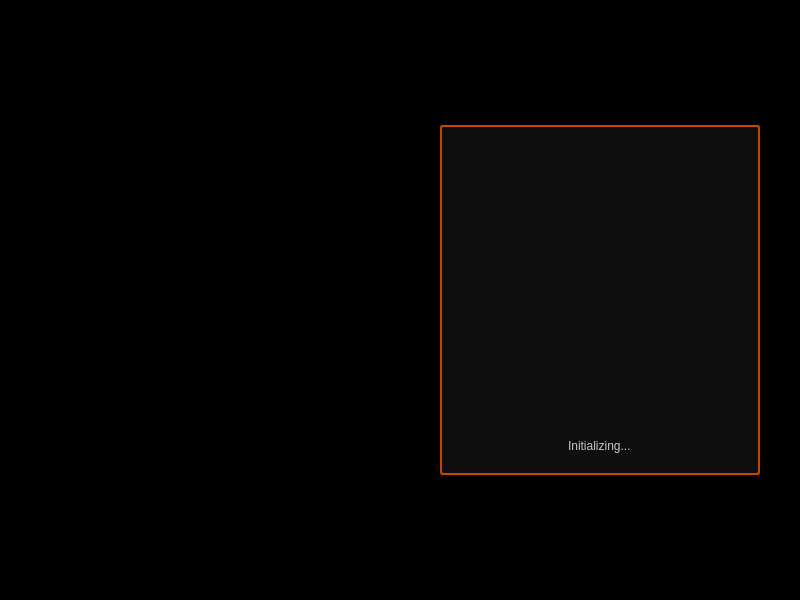
<?xml version="1.0" encoding="UTF-8"?>
<ui version="4.0">
 <class>SplashScreen</class>
 <widget class="QMainWindow" name="SplashScreen">
  <property name="geometry">
   <rect>
    <x>0</x>
    <y>0</y>
    <width>800</width>
    <height>600</height>
   </rect>
  </property>
  <property name="windowTitle">
   <string>MainWindow</string>
  </property>
  <widget class="QWidget" name="centralwidget">
   <layout class="QVBoxLayout" name="verticalLayout_5">
    <property name="spacing">
     <number>0</number>
    </property>
    <property name="leftMargin">
     <number>0</number>
    </property>
    <property name="topMargin">
     <number>0</number>
    </property>
    <property name="rightMargin">
     <number>0</number>
    </property>
    <property name="bottomMargin">
     <number>0</number>
    </property>
    <item>
     <widget class="QFrame" name="frame">
      <property name="styleSheet">
       <string notr="true">background-color: rgb(0, 0, 0);</string>
      </property>
      <property name="frameShape">
       <enum>QFrame::NoFrame</enum>
      </property>
      <property name="frameShadow">
       <enum>QFrame::Raised</enum>
      </property>
      <layout class="QHBoxLayout" name="horizontalLayout_2">
       <property name="spacing">
        <number>0</number>
       </property>
       <property name="leftMargin">
        <number>0</number>
       </property>
       <property name="topMargin">
        <number>0</number>
       </property>
       <property name="rightMargin">
        <number>0</number>
       </property>
       <property name="bottomMargin">
        <number>0</number>
       </property>
       <item>
        <widget class="QFrame" name="frame_3">
         <property name="frameShape">
          <enum>QFrame::StyledPanel</enum>
         </property>
         <property name="frameShadow">
          <enum>QFrame::Raised</enum>
         </property>
         <layout class="QVBoxLayout" name="verticalLayout_2">
          <item>
           <spacer name="verticalSpacer">
            <property name="orientation">
             <enum>Qt::Vertical</enum>
            </property>
            <property name="sizeType">
             <enum>QSizePolicy::Fixed</enum>
            </property>
            <property name="sizeHint" stdset="0">
             <size>
              <width>20</width>
              <height>100</height>
             </size>
            </property>
           </spacer>
          </item>
          <item alignment="Qt::AlignHCenter">
           <widget class="QLabel" name="label">
            <property name="minimumSize">
             <size>
              <width>350</width>
              <height>350</height>
             </size>
            </property>
            <property name="maximumSize">
             <size>
              <width>350</width>
              <height>350</height>
             </size>
            </property>
            <property name="styleSheet">
             <string notr="true">QLabel{
background-image: url(:/images/Assets/Images/Discover.png);
border:none;
background-repeat: no-repeat;
background-position: center;
}</string>
            </property>
            <property name="text">
             <string/>
            </property>
           </widget>
          </item>
          <item>
           <spacer name="verticalSpacer_2">
            <property name="orientation">
             <enum>Qt::Vertical</enum>
            </property>
            <property name="sizeHint" stdset="0">
             <size>
              <width>20</width>
              <height>40</height>
             </size>
            </property>
           </spacer>
          </item>
         </layout>
        </widget>
       </item>
       <item>
        <widget class="QFrame" name="frame_2">
         <property name="minimumSize">
          <size>
           <width>400</width>
           <height>0</height>
          </size>
         </property>
         <property name="maximumSize">
          <size>
           <width>400</width>
           <height>16777215</height>
          </size>
         </property>
         <property name="frameShape">
          <enum>QFrame::NoFrame</enum>
         </property>
         <property name="frameShadow">
          <enum>QFrame::Raised</enum>
         </property>
         <layout class="QHBoxLayout" name="horizontalLayout_3">
          <property name="spacing">
           <number>0</number>
          </property>
          <property name="leftMargin">
           <number>0</number>
          </property>
          <property name="topMargin">
           <number>0</number>
          </property>
          <property name="rightMargin">
           <number>0</number>
          </property>
          <property name="bottomMargin">
           <number>0</number>
          </property>
          <item>
           <widget class="QStackedWidget" name="stackedWidget">
            <property name="currentIndex">
             <number>2</number>
            </property>
            <widget class="QWidget" name="page">
             <layout class="QVBoxLayout" name="verticalLayout">
              <item alignment="Qt::AlignHCenter">
               <widget class="QFrame" name="frame_4">
                <property name="minimumSize">
                 <size>
                  <width>320</width>
                  <height>350</height>
                 </size>
                </property>
                <property name="maximumSize">
                 <size>
                  <width>320</width>
                  <height>350</height>
                 </size>
                </property>
                <property name="styleSheet">
                 <string notr="true">background-color: rgb(15, 15, 15);
border:2px solid;
border-color: rgb(200, 69, 0);
border-radius:3px;</string>
                </property>
                <property name="frameShape">
                 <enum>QFrame::NoFrame</enum>
                </property>
                <property name="frameShadow">
                 <enum>QFrame::Raised</enum>
                </property>
                <widget class="QFrame" name="frame_login">
                 <property name="geometry">
                  <rect>
                   <x>20</x>
                   <y>-650</y>
                   <width>280</width>
                   <height>1300</height>
                  </rect>
                 </property>
                 <property name="minimumSize">
                  <size>
                   <width>280</width>
                   <height>1300</height>
                  </size>
                 </property>
                 <property name="maximumSize">
                  <size>
                   <width>280</width>
                   <height>1300</height>
                  </size>
                 </property>
                 <property name="styleSheet">
                  <string notr="true">border:none;
background:transparent;</string>
                 </property>
                 <property name="frameShape">
                  <enum>QFrame::NoFrame</enum>
                 </property>
                 <property name="frameShadow">
                  <enum>QFrame::Raised</enum>
                 </property>
                 <widget class="QLineEdit" name="lineEdit_login_password">
                  <property name="geometry">
                   <rect>
                    <x>40</x>
                    <y>110</y>
                    <width>200</width>
                    <height>30</height>
                   </rect>
                  </property>
                  <property name="minimumSize">
                   <size>
                    <width>200</width>
                    <height>30</height>
                   </size>
                  </property>
                  <property name="maximumSize">
                   <size>
                    <width>200</width>
                    <height>30</height>
                   </size>
                  </property>
                  <property name="styleSheet">
                   <string notr="true">QLineEdit{
color: rgb(0,0, 0);
font: 63 8pt &quot;Segoe UI Semibold&quot;;
background-color: rgb(255, 255, 255);
border-radius:15px;
border: 2px solid rgb(100, 100, 100);
padding-left:10px;
}
</string>
                  </property>
                  <property name="echoMode">
                   <enum>QLineEdit::Password</enum>
                  </property>
                  <property name="placeholderText">
                   <string>Password</string>
                  </property>
                 </widget>
                 <widget class="QLabel" name="label_loginInfo">
                  <property name="geometry">
                   <rect>
                    <x>20</x>
                    <y>260</y>
                    <width>241</width>
                    <height>31</height>
                   </rect>
                  </property>
                  <property name="styleSheet">
                   <string notr="true">QLabel{
color: rgb(200, 100, 100);
font: 87 7pt &quot;Segoe UI Black&quot;;
border:none;
}</string>
                  </property>
                  <property name="frameShape">
                   <enum>QFrame::NoFrame</enum>
                  </property>
                  <property name="text">
                   <string>Username or password incorrect</string>
                  </property>
                  <property name="alignment">
                   <set>Qt::AlignCenter</set>
                  </property>
                 </widget>
                 <widget class="QPushButton" name="pushButton_quitLogin">
                  <property name="geometry">
                   <rect>
                    <x>60</x>
                    <y>180</y>
                    <width>80</width>
                    <height>25</height>
                   </rect>
                  </property>
                  <property name="minimumSize">
                   <size>
                    <width>80</width>
                    <height>25</height>
                   </size>
                  </property>
                  <property name="maximumSize">
                   <size>
                    <width>80</width>
                    <height>25</height>
                   </size>
                  </property>
                  <property name="cursor">
                   <cursorShape>PointingHandCursor</cursorShape>
                  </property>
                  <property name="styleSheet">
                   <string notr="true">QPushButton{
color: rgb(50, 50, 50);
font: 87 9pt &quot;Segoe UI Black&quot;;
background-color: rgb(255, 255, 255);
border-radius:12px;
border:none;
background-repeat: no-repeat;
background-position: center;
}
QPushButton::hover{
background-color:rgb(170, 0, 0);
border-radius:12px;
border:none;
background-repeat: no-repeat;
background-position: center;
}</string>
                  </property>
                  <property name="text">
                   <string>Quit</string>
                  </property>
                 </widget>
                 <widget class="QPushButton" name="pushButton_signup">
                  <property name="geometry">
                   <rect>
                    <x>70</x>
                    <y>240</y>
                    <width>150</width>
                    <height>15</height>
                   </rect>
                  </property>
                  <property name="minimumSize">
                   <size>
                    <width>150</width>
                    <height>15</height>
                   </size>
                  </property>
                  <property name="maximumSize">
                   <size>
                    <width>150</width>
                    <height>15</height>
                   </size>
                  </property>
                  <property name="cursor">
                   <cursorShape>PointingHandCursor</cursorShape>
                  </property>
                  <property name="toolTip">
                   <string/>
                  </property>
                  <property name="autoFillBackground">
                   <bool>false</bool>
                  </property>
                  <property name="styleSheet">
                   <string notr="true">QPushButton{
color: rgb(200, 200, 200);
font: 87 9pt &quot;Segoe UI Black&quot;;
border:none;
}

QPushButton::hover{
border:none;
color: rgb(250, 250, 250);
font: 87 9pt &quot;Segoe UI Black&quot;;
}</string>
                  </property>
                  <property name="text">
                   <string>Create an Account</string>
                  </property>
                  <property name="autoRepeat">
                   <bool>false</bool>
                  </property>
                  <property name="autoExclusive">
                   <bool>false</bool>
                  </property>
                  <property name="autoDefault">
                   <bool>false</bool>
                  </property>
                  <property name="default">
                   <bool>false</bool>
                  </property>
                  <property name="flat">
                   <bool>false</bool>
                  </property>
                 </widget>
                 <widget class="QLineEdit" name="lineEdit_login_email">
                  <property name="geometry">
                   <rect>
                    <x>40</x>
                    <y>70</y>
                    <width>200</width>
                    <height>30</height>
                   </rect>
                  </property>
                  <property name="minimumSize">
                   <size>
                    <width>200</width>
                    <height>30</height>
                   </size>
                  </property>
                  <property name="maximumSize">
                   <size>
                    <width>200</width>
                    <height>30</height>
                   </size>
                  </property>
                  <property name="styleSheet">
                   <string notr="true">QLineEdit{
color: rgb(0,0, 0);
font: 63 8pt &quot;Segoe UI Semibold&quot;;
background-color: rgb(255, 255, 255);
border-radius:15px;
border: 2px solid rgb(100, 100, 100);
padding-left: 10px
}

</string>
                  </property>
                  <property name="inputMask">
                   <string extracomment="email"/>
                  </property>
                  <property name="text">
                   <string/>
                  </property>
                  <property name="placeholderText">
                   <string>Email</string>
                  </property>
                 </widget>
                 <widget class="QLabel" name="user_description">
                  <property name="geometry">
                   <rect>
                    <x>40</x>
                    <y>20</y>
                    <width>171</width>
                    <height>33</height>
                   </rect>
                  </property>
                  <property name="styleSheet">
                   <string notr="true">color: rgb(255, 255, 255);
border:none;
font: 75 16pt &quot;Monospac821 BT&quot;;</string>
                  </property>
                  <property name="text">
                   <string>Log in :</string>
                  </property>
                 </widget>
                 <widget class="QPushButton" name="pushButton_login">
                  <property name="geometry">
                   <rect>
                    <x>150</x>
                    <y>180</y>
                    <width>80</width>
                    <height>25</height>
                   </rect>
                  </property>
                  <property name="minimumSize">
                   <size>
                    <width>80</width>
                    <height>25</height>
                   </size>
                  </property>
                  <property name="maximumSize">
                   <size>
                    <width>80</width>
                    <height>25</height>
                   </size>
                  </property>
                  <property name="cursor">
                   <cursorShape>PointingHandCursor</cursorShape>
                  </property>
                  <property name="styleSheet">
                   <string notr="true">QPushButton{
color: rgb(50, 50, 50);
font: 87 9pt &quot;Segoe UI Black&quot;;
background-color: rgb(255, 255, 255);
border-radius:12px;
border:none;
background-repeat: no-repeat;
background-position: center;
}
QPushButton::hover{
background-color:rgb(0, 124, 0);
border-radius:12px;
border:none;
background-repeat: no-repeat;
background-position: center;
}</string>
                  </property>
                  <property name="text">
                   <string>Log in</string>
                  </property>
                  <property name="shortcut">
                   <string>Return</string>
                  </property>
                 </widget>
                 <widget class="QPushButton" name="pushButton_forgotPassword">
                  <property name="geometry">
                   <rect>
                    <x>30</x>
                    <y>150</y>
                    <width>150</width>
                    <height>15</height>
                   </rect>
                  </property>
                  <property name="minimumSize">
                   <size>
                    <width>150</width>
                    <height>15</height>
                   </size>
                  </property>
                  <property name="maximumSize">
                   <size>
                    <width>150</width>
                    <height>15</height>
                   </size>
                  </property>
                  <property name="cursor">
                   <cursorShape>PointingHandCursor</cursorShape>
                  </property>
                  <property name="toolTip">
                   <string/>
                  </property>
                  <property name="autoFillBackground">
                   <bool>false</bool>
                  </property>
                  <property name="styleSheet">
                   <string notr="true">QPushButton{
color: rgb(200, 200, 200);
font: 87 9pt &quot;Segoe UI Black&quot;;
border:none;
}

QPushButton::hover{
border:none;
color: rgb(250, 250, 250);
font: 87 9pt &quot;Segoe UI Black&quot;;
}</string>
                  </property>
                  <property name="text">
                   <string>Forgot Password?</string>
                  </property>
                  <property name="autoRepeat">
                   <bool>false</bool>
                  </property>
                  <property name="autoExclusive">
                   <bool>false</bool>
                  </property>
                  <property name="autoDefault">
                   <bool>false</bool>
                  </property>
                  <property name="default">
                   <bool>false</bool>
                  </property>
                  <property name="flat">
                   <bool>false</bool>
                  </property>
                 </widget>
                 <widget class="QLabel" name="label_passwordReset">
                  <property name="geometry">
                   <rect>
                    <x>10</x>
                    <y>470</y>
                    <width>261</width>
                    <height>31</height>
                   </rect>
                  </property>
                  <property name="styleSheet">
                   <string notr="true">QLabel{
color: rgb(200, 100, 100);
font: 87 7pt &quot;Segoe UI Black&quot;;
border:none;
}</string>
                  </property>
                  <property name="frameShape">
                   <enum>QFrame::NoFrame</enum>
                  </property>
                  <property name="text">
                   <string>Username or password incorrect</string>
                  </property>
                  <property name="alignment">
                   <set>Qt::AlignCenter</set>
                  </property>
                 </widget>
                 <widget class="QPushButton" name="pushButton_forgotPasswordCancel">
                  <property name="geometry">
                   <rect>
                    <x>50</x>
                    <y>520</y>
                    <width>80</width>
                    <height>25</height>
                   </rect>
                  </property>
                  <property name="minimumSize">
                   <size>
                    <width>80</width>
                    <height>25</height>
                   </size>
                  </property>
                  <property name="maximumSize">
                   <size>
                    <width>80</width>
                    <height>25</height>
                   </size>
                  </property>
                  <property name="cursor">
                   <cursorShape>PointingHandCursor</cursorShape>
                  </property>
                  <property name="styleSheet">
                   <string notr="true">QPushButton{
color: rgb(50, 50, 50);
font: 87 9pt &quot;Segoe UI Black&quot;;
background-color: rgb(255, 255, 255);
border-radius:12px;
border:none;
background-repeat: no-repeat;
background-position: center;
}
QPushButton::hover{
background-color:rgb(170, 0, 0);
border-radius:12px;
border:none;
background-repeat: no-repeat;
background-position: center;
}</string>
                  </property>
                  <property name="text">
                   <string>Cancel</string>
                  </property>
                 </widget>
                 <widget class="QPushButton" name="pushButton_forgotPasswordSend">
                  <property name="geometry">
                   <rect>
                    <x>150</x>
                    <y>520</y>
                    <width>80</width>
                    <height>25</height>
                   </rect>
                  </property>
                  <property name="minimumSize">
                   <size>
                    <width>80</width>
                    <height>25</height>
                   </size>
                  </property>
                  <property name="maximumSize">
                   <size>
                    <width>80</width>
                    <height>25</height>
                   </size>
                  </property>
                  <property name="cursor">
                   <cursorShape>PointingHandCursor</cursorShape>
                  </property>
                  <property name="styleSheet">
                   <string notr="true">QPushButton{
color: rgb(50, 50, 50);
font: 87 9pt &quot;Segoe UI Black&quot;;
background-color: rgb(255, 255, 255);
border-radius:12px;
border:none;
background-repeat: no-repeat;
background-position: center;
}
QPushButton::hover{
background-color:rgb(0, 124, 0);
border-radius:12px;
border:none;
background-repeat: no-repeat;
background-position: center;
}</string>
                  </property>
                  <property name="text">
                   <string>Send</string>
                  </property>
                 </widget>
                 <widget class="QLineEdit" name="lineEdit_passwordReset_email">
                  <property name="geometry">
                   <rect>
                    <x>10</x>
                    <y>430</y>
                    <width>250</width>
                    <height>30</height>
                   </rect>
                  </property>
                  <property name="minimumSize">
                   <size>
                    <width>250</width>
                    <height>30</height>
                   </size>
                  </property>
                  <property name="maximumSize">
                   <size>
                    <width>250</width>
                    <height>30</height>
                   </size>
                  </property>
                  <property name="styleSheet">
                   <string notr="true">QLineEdit{
color: rgb(0,0, 0);
font: 63 8pt &quot;Segoe UI Semibold&quot;;
background-color: rgb(255, 255, 255);
border-radius:15px;
border: 2px solid rgb(100, 100, 100);
padding-left: 10px
}

</string>
                  </property>
                  <property name="inputMask">
                   <string extracomment="email"/>
                  </property>
                  <property name="text">
                   <string/>
                  </property>
                  <property name="placeholderText">
                   <string>Email</string>
                  </property>
                 </widget>
                 <widget class="QLabel" name="user_description_4">
                  <property name="geometry">
                   <rect>
                    <x>10</x>
                    <y>390</y>
                    <width>221</width>
                    <height>33</height>
                   </rect>
                  </property>
                  <property name="styleSheet">
                   <string notr="true">color: rgb(255, 255, 255);
font: 75 13pt &quot;Monospac821 BT&quot;;</string>
                  </property>
                  <property name="text">
                   <string>Password Reset :</string>
                  </property>
                 </widget>
                 <widget class="QLabel" name="label_4">
                  <property name="geometry">
                   <rect>
                    <x>90</x>
                    <y>1260</y>
                    <width>98</width>
                    <height>19</height>
                   </rect>
                  </property>
                  <property name="styleSheet">
                   <string notr="true">color: rgb(200, 200, 200);
font: 63 12pt &quot;Yu Gothic UI Semibold&quot;;
border:none;</string>
                  </property>
                  <property name="text">
                   <string>Initializing...</string>
                  </property>
                 </widget>
                 <widget class="QLabel" name="label_gif_base">
                  <property name="geometry">
                   <rect>
                    <x>89</x>
                    <y>1058</y>
                    <width>100</width>
                    <height>100</height>
                   </rect>
                  </property>
                  <property name="minimumSize">
                   <size>
                    <width>100</width>
                    <height>100</height>
                   </size>
                  </property>
                  <property name="maximumSize">
                   <size>
                    <width>100</width>
                    <height>100</height>
                   </size>
                  </property>
                  <property name="styleSheet">
                   <string notr="true">border:none;</string>
                  </property>
                  <property name="text">
                   <string/>
                  </property>
                 </widget>
                 <widget class="QLabel" name="label_5">
                  <property name="geometry">
                   <rect>
                    <x>110</x>
                    <y>800</y>
                    <width>51</width>
                    <height>19</height>
                   </rect>
                  </property>
                  <property name="styleSheet">
                   <string notr="true">color: rgb(200, 200, 200);
font: 63 12pt &quot;Yu Gothic UI Semibold&quot;;</string>
                  </property>
                  <property name="text">
                   <string>v1.0.0</string>
                  </property>
                 </widget>
                 <widget class="QLabel" name="label_6">
                  <property name="geometry">
                   <rect>
                    <x>-20</x>
                    <y>740</y>
                    <width>316</width>
                    <height>38</height>
                   </rect>
                  </property>
                  <property name="styleSheet">
                   <string notr="true">color: rgb(200, 69, 0);
font: 63 18pt &quot;Yu Gothic UI Semibold&quot;;
</string>
                  </property>
                  <property name="text">
                   <string>SOFTWARE CENTER</string>
                  </property>
                  <property name="alignment">
                   <set>Qt::AlignCenter</set>
                  </property>
                 </widget>
                </widget>
               </widget>
              </item>
             </layout>
            </widget>
            <widget class="QWidget" name="page_2">
             <layout class="QHBoxLayout" name="horizontalLayout_4">
              <item>
               <widget class="QFrame" name="frame_5">
                <property name="minimumSize">
                 <size>
                  <width>320</width>
                  <height>350</height>
                 </size>
                </property>
                <property name="maximumSize">
                 <size>
                  <width>320</width>
                  <height>350</height>
                 </size>
                </property>
                <property name="styleSheet">
                 <string notr="true">background-color: rgb(15, 15, 15);
border:2px solid;
border-color: rgba(0, 170, 255,100);
border-radius:3px;</string>
                </property>
                <property name="frameShape">
                 <enum>QFrame::NoFrame</enum>
                </property>
                <property name="frameShadow">
                 <enum>QFrame::Raised</enum>
                </property>
                <widget class="QLineEdit" name="lineEdit_signup_name">
                 <property name="geometry">
                  <rect>
                   <x>50</x>
                   <y>60</y>
                   <width>220</width>
                   <height>30</height>
                  </rect>
                 </property>
                 <property name="minimumSize">
                  <size>
                   <width>220</width>
                   <height>30</height>
                  </size>
                 </property>
                 <property name="maximumSize">
                  <size>
                   <width>200</width>
                   <height>30</height>
                  </size>
                 </property>
                 <property name="styleSheet">
                  <string notr="true">QLineEdit{
color: rgb(0,0, 0);
font: 63 8pt &quot;Segoe UI Semibold&quot;;
background-color: rgb(255, 255, 255);
border-radius:5px;
border: 2px solid rgb(100, 100, 100);
padding-left: 10px
}

</string>
                 </property>
                 <property name="inputMask">
                  <string extracomment="Name"/>
                 </property>
                 <property name="text">
                  <string/>
                 </property>
                 <property name="placeholderText">
                  <string>Name</string>
                 </property>
                </widget>
                <widget class="QPushButton" name="pushButton_signupCancel">
                 <property name="geometry">
                  <rect>
                   <x>70</x>
                   <y>270</y>
                   <width>80</width>
                   <height>25</height>
                  </rect>
                 </property>
                 <property name="minimumSize">
                  <size>
                   <width>80</width>
                   <height>25</height>
                  </size>
                 </property>
                 <property name="maximumSize">
                  <size>
                   <width>80</width>
                   <height>25</height>
                  </size>
                 </property>
                 <property name="cursor">
                  <cursorShape>PointingHandCursor</cursorShape>
                 </property>
                 <property name="styleSheet">
                  <string notr="true">QPushButton{
color: rgb(50, 50, 50);
font: 87 9pt &quot;Segoe UI Black&quot;;
background-color: rgb(255, 255, 255);
border-radius:12px;
border:none;
background-repeat: no-repeat;
background-position: center;
}
QPushButton::hover{
background-color:rgb(170, 0, 0);
border-radius:12px;
border:none;
background-repeat: no-repeat;
background-position: center;
}</string>
                 </property>
                 <property name="text">
                  <string>Cancel</string>
                 </property>
                </widget>
                <widget class="QLabel" name="user_description_3">
                 <property name="geometry">
                  <rect>
                   <x>50</x>
                   <y>20</y>
                   <width>171</width>
                   <height>33</height>
                  </rect>
                 </property>
                 <property name="styleSheet">
                  <string notr="true">color: rgb(255, 255, 255);
font: 75 16pt &quot;Monospac821 BT&quot;;
border:none;</string>
                 </property>
                 <property name="text">
                  <string>New Account :</string>
                 </property>
                </widget>
                <widget class="QLineEdit" name="lineEdit_signup_surname">
                 <property name="geometry">
                  <rect>
                   <x>50</x>
                   <y>100</y>
                   <width>220</width>
                   <height>30</height>
                  </rect>
                 </property>
                 <property name="minimumSize">
                  <size>
                   <width>220</width>
                   <height>30</height>
                  </size>
                 </property>
                 <property name="maximumSize">
                  <size>
                   <width>200</width>
                   <height>30</height>
                  </size>
                 </property>
                 <property name="styleSheet">
                  <string notr="true">QLineEdit{
color: rgb(0,0, 0);
font: 63 8pt &quot;Segoe UI Semibold&quot;;
background-color: rgb(255, 255, 255);
border-radius:5px;
border: 2px solid rgb(100, 100, 100);
padding-left: 10px
}

</string>
                 </property>
                 <property name="placeholderText">
                  <string>Surname</string>
                 </property>
                </widget>
                <widget class="QLineEdit" name="lineEdit_signup_email">
                 <property name="geometry">
                  <rect>
                   <x>50</x>
                   <y>140</y>
                   <width>220</width>
                   <height>30</height>
                  </rect>
                 </property>
                 <property name="minimumSize">
                  <size>
                   <width>220</width>
                   <height>30</height>
                  </size>
                 </property>
                 <property name="maximumSize">
                  <size>
                   <width>200</width>
                   <height>30</height>
                  </size>
                 </property>
                 <property name="styleSheet">
                  <string notr="true">QLineEdit{
color: rgb(0,0, 0);
font: 63 8pt &quot;Segoe UI Semibold&quot;;
background-color: rgb(255, 255, 255);
border-radius:5px;
border: 2px solid rgb(100, 100, 100);
padding-left: 10px
}

</string>
                 </property>
                 <property name="inputMask">
                  <string extracomment="email"/>
                 </property>
                 <property name="text">
                  <string/>
                 </property>
                 <property name="placeholderText">
                  <string>Email</string>
                 </property>
                </widget>
                <widget class="QLineEdit" name="lineEdit_signup_confirmpassword">
                 <property name="geometry">
                  <rect>
                   <x>50</x>
                   <y>220</y>
                   <width>220</width>
                   <height>30</height>
                  </rect>
                 </property>
                 <property name="minimumSize">
                  <size>
                   <width>220</width>
                   <height>30</height>
                  </size>
                 </property>
                 <property name="maximumSize">
                  <size>
                   <width>200</width>
                   <height>30</height>
                  </size>
                 </property>
                 <property name="styleSheet">
                  <string notr="true">QLineEdit{
color: rgb(0,0, 0);
font: 63 8pt &quot;Segoe UI Semibold&quot;;
background-color: rgb(255, 255, 255);
border-radius:5px;
border: 2px solid rgb(100, 100, 100);
padding-left: 10px
}

</string>
                 </property>
                 <property name="inputMask">
                  <string extracomment="email"/>
                 </property>
                 <property name="text">
                  <string/>
                 </property>
                 <property name="echoMode">
                  <enum>QLineEdit::Password</enum>
                 </property>
                 <property name="placeholderText">
                  <string>Confirm Password</string>
                 </property>
                </widget>
                <widget class="QLineEdit" name="lineEdit_signup_password">
                 <property name="geometry">
                  <rect>
                   <x>50</x>
                   <y>180</y>
                   <width>220</width>
                   <height>30</height>
                  </rect>
                 </property>
                 <property name="minimumSize">
                  <size>
                   <width>220</width>
                   <height>30</height>
                  </size>
                 </property>
                 <property name="maximumSize">
                  <size>
                   <width>200</width>
                   <height>30</height>
                  </size>
                 </property>
                 <property name="styleSheet">
                  <string notr="true">QLineEdit{
color: rgb(0,0, 0);
font: 63 8pt &quot;Segoe UI Semibold&quot;;
background-color: rgb(255, 255, 255);
border-radius:5px;
border: 2px solid rgb(100, 100, 100);
padding-left: 10px
}

</string>
                 </property>
                 <property name="inputMask">
                  <string extracomment="email"/>
                 </property>
                 <property name="text">
                  <string/>
                 </property>
                 <property name="echoMode">
                  <enum>QLineEdit::Password</enum>
                 </property>
                 <property name="placeholderText">
                  <string>Password</string>
                 </property>
                </widget>
                <widget class="QPushButton" name="pushButton_signup_create">
                 <property name="geometry">
                  <rect>
                   <x>170</x>
                   <y>270</y>
                   <width>80</width>
                   <height>25</height>
                  </rect>
                 </property>
                 <property name="minimumSize">
                  <size>
                   <width>80</width>
                   <height>25</height>
                  </size>
                 </property>
                 <property name="maximumSize">
                  <size>
                   <width>80</width>
                   <height>25</height>
                  </size>
                 </property>
                 <property name="cursor">
                  <cursorShape>PointingHandCursor</cursorShape>
                 </property>
                 <property name="styleSheet">
                  <string notr="true">QPushButton{
color: rgb(50, 50, 50);
font: 87 9pt &quot;Segoe UI Black&quot;;
background-color: rgb(255, 255, 255);
border-radius:12px;
border:none;
background-repeat: no-repeat;
background-position: center;
}
QPushButton::hover{
background-color:rgb(0, 124, 0);
border-radius:12px;
border:none;
background-repeat: no-repeat;
background-position: center;
}</string>
                 </property>
                 <property name="text">
                  <string>Create</string>
                 </property>
                </widget>
                <widget class="QLabel" name="label_createUserInfo">
                 <property name="geometry">
                  <rect>
                   <x>40</x>
                   <y>300</y>
                   <width>241</width>
                   <height>20</height>
                  </rect>
                 </property>
                 <property name="minimumSize">
                  <size>
                   <width>0</width>
                   <height>20</height>
                  </size>
                 </property>
                 <property name="maximumSize">
                  <size>
                   <width>16777215</width>
                   <height>20</height>
                  </size>
                 </property>
                 <property name="styleSheet">
                  <string notr="true">QLabel{
color: rgb(200, 100, 100);
font: 87 7pt &quot;Segoe UI Black&quot;;
border:none;
}</string>
                 </property>
                 <property name="frameShape">
                  <enum>QFrame::NoFrame</enum>
                 </property>
                 <property name="text">
                  <string>Username or password incorrect</string>
                 </property>
                 <property name="alignment">
                  <set>Qt::AlignCenter</set>
                 </property>
                </widget>
               </widget>
              </item>
             </layout>
            </widget>
            <widget class="QWidget" name="page_3">
             <layout class="QVBoxLayout" name="verticalLayout_3">
              <item alignment="Qt::AlignHCenter">
               <widget class="QFrame" name="frame_6">
                <property name="minimumSize">
                 <size>
                  <width>320</width>
                  <height>350</height>
                 </size>
                </property>
                <property name="maximumSize">
                 <size>
                  <width>320</width>
                  <height>350</height>
                 </size>
                </property>
                <property name="styleSheet">
                 <string notr="true">background-color: rgb(15, 15, 15);
border:2px solid;
border-color: rgb(200, 69, 0);
border-radius:3px;</string>
                </property>
                <property name="frameShape">
                 <enum>QFrame::NoFrame</enum>
                </property>
                <property name="frameShadow">
                 <enum>QFrame::Raised</enum>
                </property>
                <layout class="QVBoxLayout" name="verticalLayout_4">
                 <property name="bottomMargin">
                  <number>20</number>
                 </property>
                 <item>
                  <spacer name="verticalSpacer_3">
                   <property name="orientation">
                    <enum>Qt::Vertical</enum>
                   </property>
                   <property name="sizeHint" stdset="0">
                    <size>
                     <width>20</width>
                     <height>40</height>
                    </size>
                   </property>
                  </spacer>
                 </item>
                 <item alignment="Qt::AlignHCenter">
                  <widget class="QLabel" name="label_gif">
                   <property name="minimumSize">
                    <size>
                     <width>100</width>
                     <height>100</height>
                    </size>
                   </property>
                   <property name="maximumSize">
                    <size>
                     <width>100</width>
                     <height>100</height>
                    </size>
                   </property>
                   <property name="styleSheet">
                    <string notr="true">border:none;</string>
                   </property>
                   <property name="text">
                    <string/>
                   </property>
                  </widget>
                 </item>
                 <item>
                  <spacer name="verticalSpacer_4">
                   <property name="orientation">
                    <enum>Qt::Vertical</enum>
                   </property>
                   <property name="sizeHint" stdset="0">
                    <size>
                     <width>20</width>
                     <height>40</height>
                    </size>
                   </property>
                  </spacer>
                 </item>
                 <item alignment="Qt::AlignHCenter">
                  <widget class="QLabel" name="label_3">
                   <property name="styleSheet">
                    <string notr="true">color: rgb(200, 200, 200);
font: 500 12pt &quot;Ubuntu&quot;;
border:none;</string>
                   </property>
                   <property name="text">
                    <string>Initializing...</string>
                   </property>
                  </widget>
                 </item>
                </layout>
               </widget>
              </item>
             </layout>
            </widget>
           </widget>
          </item>
         </layout>
        </widget>
       </item>
      </layout>
     </widget>
    </item>
   </layout>
  </widget>
 </widget>
 <resources/>
 <connections/>
</ui>
